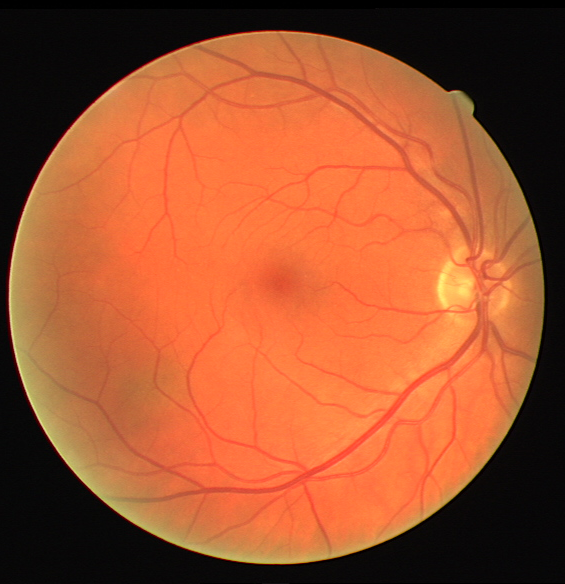
#> input picture data/x_train.tif, 565 x 584 px
$ python main.py
#> lines starting #> are read from the running program, lines starting #| are printed output that depends on the picture; after the words box and inside, x2 and y2 are one past the last pixel; in counts of white or black regions, pixels touching at a corner belong together
### image_io.py
from pathlib import Path
from typing import Tuple, Dict, List

import numpy as np
from matplotlib.image import imread, imsave


def load_images() -> Tuple[np.ndarray, np.ndarray, np.ndarray]:
    x_train = imread("data/x_train.tif")
#> x_train is the input picture: shape (584, 565, 3); mean R, G, B 161.3, 83.7, 47.8
    y_train = imread("data/y_train.gif").astype(bool)
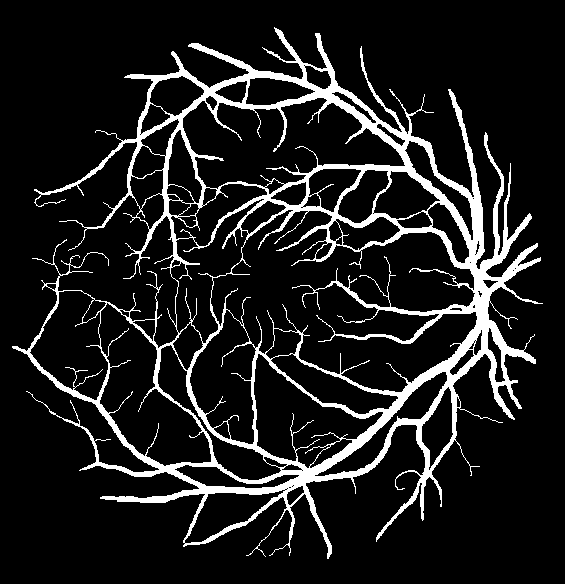
#> input picture data/y_train.gif, 565 x 584 px
#> y_train: shape (584, 565) bool; 11.6% white; 1 white region, box (x1, y1, x2, y2) and area: (12, 27, 543, 559) 38229
    x_test = imread("data/x_test.tif")
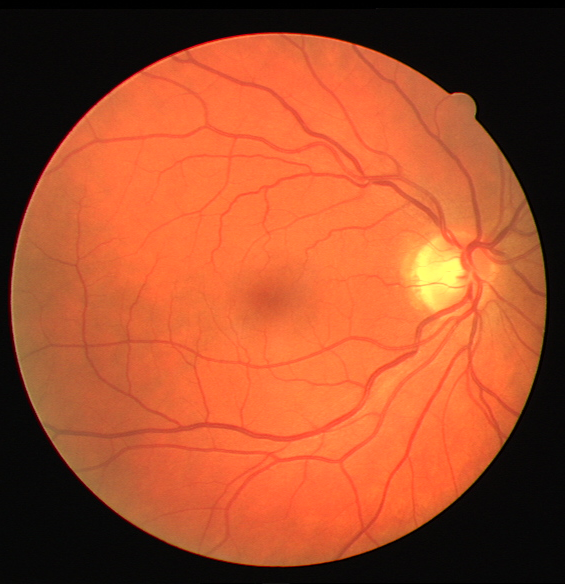
#> input picture data/x_test.tif, 565 x 584 px
#> x_test is the input picture: shape (584, 565, 3); mean R, G, B 163.5, 77.4, 43.3

    return x_train, y_train, x_test


def load_other_tests() -> List[np.ndarray]:
    return [imread(p.as_posix()) for p in Path("data/tests/").glob("*.tif")]


def save_images(mapping: Dict[str, np.ndarray]) -> None:
    for fn, im in mapping.items():
        imsave(fn, im, cmap='gray')

### retinal_segmenter.py
from __future__ import annotations

from dataclasses import dataclass

import cv2
import numpy as np
from skimage.filters.thresholding import threshold_otsu
from skimage.morphology import remove_small_objects
from sklearn.decomposition import PCA
from sklearn.metrics import f1_score
from sklearn.preprocessing import minmax_scale


@dataclass
class RetinalSegmenter:
    bg_blur_ks: int = 5
    bg_blur_sigma: float = 10.0
    bg_canny_min_scale: float = 1
    bg_canny_max_scale: float = 2
    bg_canny_dilate: int = 5
    mask_erode: int = 20
    vessel_blur_ks: int = 5
    vessel_blur_sigma: float = 1.3
    vessel_dilate_ks: int = 3
    remove_small_obj_min_area: int = 64
    clahe_clip_limit: int = 2
    clahe_ks: int = 9

    def __post_init__(self):
        """ Correct datatypes after initialization """
        self.bg_blur_ks = int(self.bg_blur_ks)
        self.bg_canny_dilate = int(self.bg_canny_dilate)
        self.mask_erode = int(self.mask_erode)
        self.vessel_blur_ks = int(self.vessel_blur_ks)
        self.vessel_dilate_ks = int(self.vessel_dilate_ks)
        self.remove_small_obj_min_area = int(self.remove_small_obj_min_area)
        self.clahe_clip_limit = int(self.clahe_clip_limit)
        self.clahe_ks = int(self.clahe_ks)

    def predict(self, x: np.ndarray) -> np.ndarray:
        mask = self.segment_background(x)
        return self.segment_vessels(x, mask)

    def score(self, y_pred: np.ndarray, y_true: np.ndarray) -> float:
        """ Returns the F1 Score between the pred and true image """
        return f1_score(y_pred.flatten(), y_true.flatten())

    def segment_background(self, x: np.ndarray) -> np.ndarray:
        """ Segment the background from the image through canny edge detection.

        Args:
            x: Input Retina Image

        Returns:
            A background mask with background as True
        """

        # Perform PCA to reduce dimensions to 1
        pca = PCA(1)
        shape = x.shape
#> shape = (584, 565, 3)
        x_pca = pca.fit_transform(x.reshape(-1, 3))
        x_mms = minmax_scale(x_pca, (0, 255)).reshape(shape[:-1])

        # Reduce high intensity noise
        x_blur = cv2.GaussianBlur(x_mms, (self.bg_blur_ks, self.bg_blur_ks), self.bg_blur_sigma)

        # Perform Canny Edge Detection
        # We'll automatically set the canny thresholds via otsu's method
        canny_lower, canny_upper = (o := threshold_otsu(x_blur)) * 0.5, o
#> canny_lower = 50.57; canny_upper = 101.1

        x_canny = cv2.Canny(x_blur.astype(np.uint8), canny_lower, canny_upper)
#> x_canny: shape (584, 565); 0.84% white in thin lines or dots, all inside (x1, y1, x2, y2) = (7, 30, 545, 564)

        # Canny may not create a perfect loop
        x_canny_dil = cv2.dilate(
            x_canny,
            cv2.getStructuringElement(cv2.MORPH_ELLIPSE,
                                      (self.bg_canny_dilate, self.bg_canny_dilate))
        )
#> x_canny_dil: shape (584, 565); 3.8% white; 6 white regions

        # We'll extract the contours from the canny
        contours, _ = cv2.findContours(x_canny_dil, cv2.RETR_TREE, cv2.CHAIN_APPROX_TC89_L1)
#> contours = 73 contours, 66 with area under 20; largest, box (x1, y1, x2, y2) and area: (5, 28, 547, 566) 229196, (9, 32, 543, 562) 221790, (403, 162, 474, 265) 1176, (304, 77, 404, 158) 1094, (436, 300, 482, 370) 686, (483, 266, 515, 285) 222, (472, 240, 487, 265) 123

        # Find the biggest contour
        contour_max = max(contours, key=cv2.contourArea)
#> contour_max = contour of 306 points, box (x1, y1, x2, y2) (5, 28, 547, 566), area 229196

        mask = cv2.drawContours(
            np.zeros_like(x[..., 0]),
            [contour_max], -1, 1,
            thickness=cv2.FILLED
        ).astype(bool)
#> mask: shape (584, 565) bool; 69.7% white; 1 black region, box (x1, y1, x2, y2) and area: (0, 0, 565, 584) 99980
        return mask

    def segment_vessels(self, x: np.ndarray, mask: np.ndarray) -> np.ndarray:
        """ Segment the vessels out of the retina.

        Args:
            x: Input Retina Image
            mask: Background mask

        Returns:
            Segmented Vessels
        """

        # While ridge filters can handle varying neighbourhood contrasts, still isn't perfect.
        # I found that the light spot on the Optic Nerve is susceptible to being mistaken by a vessel
        # We can improve the contrast of the image via CLAHE, which only works on 1 dimension.
        # Instead of using PCA, we use CLAHE on the brightness dimension after we convert RGB to LAB
        lab = cv2.cvtColor(x, cv2.COLOR_RGB2LAB)
#> lab: shape (584, 565, 3); mean of channels 0, 1, 2 110.9, 155.2, 160.9
        lab_planes = list(cv2.split(lab))
#> lab_planes = 3 items
        clahe = cv2.createCLAHE(clipLimit=self.clahe_clip_limit, tileGridSize=(self.clahe_ks, self.clahe_ks))
        lab_planes[0] = clahe.apply(lab_planes[0])
        lab = cv2.merge(lab_planes)
#> lab: shape (584, 565, 3); mean of channels 0, 1, 2 113, 155.2, 160.9
        x_clahe = cv2.cvtColor(lab, cv2.COLOR_LAB2RGB)

        # We blur again as ridge filters are susceptible to edges due to noise
        x_blur = cv2.GaussianBlur(x_clahe, (self.vessel_blur_ks, self.vessel_blur_ks), self.vessel_blur_sigma)
#> x_blur: shape (584, 565, 3)

        # Apply the ridge filter
        ridge_filter = cv2.ximgproc.RidgeDetectionFilter_create()
        x_ridge = ridge_filter.getRidgeFilteredImage(x_blur)

        # Erode to ensure that all edge ridges due to foreground/background are removed
        mask_eroded = cv2.erode(mask.astype(np.uint8), np.ones((self.mask_erode, self.mask_erode)))
#> mask_eroded: shape (584, 565); values 0 (black) and 1 (white), 63.6% white; 1 black region, box (x1, y1, x2, y2) and area: (0, 0, 565, 584) 120148
        x_masked = x_ridge * mask_eroded

        # Yield high derivatives automatically using Otsu
        x_thresh = (x_masked > threshold_otsu(x_masked)).astype(np.uint8)
#> x_thresh: shape (584, 565); values 0 (black) and 1 (white), 8% white; 403 white regions (377 under 20 px), largest, box (x1, y1, x2, y2) and area: (21, 38, 534, 557) 23183, (413, 267, 466, 306) 313, (378, 483, 419, 534) 171

        # There are some broken vessel paths, we attempt to reconnect close ones by dilating with a circle kernel
        x_dilate = cv2.morphologyEx(
            x_thresh.astype(np.uint8), cv2.MORPH_DILATE,
            cv2.getStructuringElement(cv2.MORPH_ELLIPSE, (self.vessel_dilate_ks, self.vessel_dilate_ks))
        )
#> x_dilate: shape (584, 565); values 0 (black) and 1 (white), 13.3% white; 314 white regions (241 under 20 px), largest, box (x1, y1, x2, y2) and area: (20, 37, 535, 558) 39068, (263, 46, 296, 65) 135, (45, 405, 72, 425) 107

        # Those paths that still fail to connect, we'll assume they are not a vessel unless huge.
        x_rso = remove_small_objects(x_dilate.astype(bool), self.remove_small_obj_min_area)
#> x_rso: shape (584, 565) bool; 12% white; 8 white regions, largest, box (x1, y1, x2, y2) and area: (20, 37, 535, 558) 38852, (263, 46, 296, 65) 135, (45, 405, 72, 425) 107

        return x_rso

### main.py
import sys
from pathlib import Path

import matplotlib.pyplot as plt
from sklearn.metrics import recall_score, accuracy_score

from image_io import load_images, save_images, load_other_tests
from retinal_segmenter import RetinalSegmenter

if __name__ == '__main__':

    output_folder = Path(sys.argv[-1] if len(sys.argv) > 1 else "preds")
    output_folder.mkdir(parents=True, exist_ok=True)

    print(f"Prediction Outputs at {output_folder}/ directory")

    TRAIN_PREDICT_PATH = f'{output_folder}/y_pred_train.tiff'
    TRAIN_PREDICT_PATH_GIF = f'{output_folder}/y_pred_train.gif'  # For GitHub Markdown display
    TEST_PREDICT_PATH = f'{output_folder}/y_pred_test.tiff'
    OTHER_TEST_PREDICT_PATH = f'{output_folder}/other_tests.png'

    x_train, y_train, x_test = load_images()
    seg = RetinalSegmenter()
    y_pred_train = seg.predict(x_train)
    y_pred_test = seg.predict(x_test)
#> in segment_background (call 2), `x_canny = cv2.Canny(x_blur.astype(np.uint8), canny_lower, canny_upper)`: x_canny: shape (584, 565); 0.64% white in thin lines or dots, all inside (x1, y1, x2, y2) = (9, 32, 546, 567)
#> in segment_background (call 2), `x_canny_dil = cv2.dilate( x_canny, cv2.getStructuringElement(cv2.MORPH..`: x_canny_dil: shape (584, 565); 2.9% white; 3 white regions
#> in segment_background (call 2), `contours, _ = cv2.findContours(x_canny_dil, cv2.RETR_TREE, cv2.CHAIN_A..`: contours = 4 contours; box (x1, y1, x2, y2) and area: (7, 30, 548, 569) 229378, (11, 34, 544, 565) 221966, (371, 181, 442, 233) 400, (455, 254, 468, 280) 144
#> in segment_background (call 2), `mask = cv2.drawContours( np.zeros_like(x[..., 0]), [contour_max], -1, ..`: mask: shape (584, 565) bool; 69.8% white; 1 black region, box (x1, y1, x2, y2) and area: (0, 0, 565, 584) 99801
#> in segment_vessels (call 2), `lab = cv2.cvtColor(x, cv2.COLOR_RGB2LAB)`: lab: shape (584, 565, 3); mean of channels 0, 1, 2 108.2, 158.9, 162.1
#> in segment_vessels (call 2), `lab = cv2.merge(lab_planes)`: lab: shape (584, 565, 3); mean of channels 0, 1, 2 111.4, 158.9, 162.1
#> in segment_vessels (call 2), `mask_eroded = cv2.erode(mask.astype(np.uint8), np.ones((self.mask_erod..`: mask_eroded: shape (584, 565); values 0 (black) and 1 (white), 63.6% white; 1 black region, box (x1, y1, x2, y2) and area: (0, 0, 565, 584) 119968
#> in segment_vessels (call 2), `x_thresh = (x_masked > threshold_otsu(x_masked)).astype(np.uint8)`: x_thresh: shape (584, 565); values 0 (black) and 1 (white), 8.2% white; 466 white regions (442 under 20 px), largest, box (x1, y1, x2, y2) and area: (25, 40, 539, 551) 24197, (198, 290, 235, 345) 136, (508, 336, 525, 363) 60
#> in segment_vessels (call 2), `x_dilate = cv2.morphologyEx( x_thresh.astype(np.uint8), cv2.MORPH_DILA..`: x_dilate: shape (584, 565); values 0 (black) and 1 (white), 13.8% white; 383 white regions (294 under 20 px), largest, box (x1, y1, x2, y2) and area: (24, 39, 540, 552) 39611, (305, 314, 318, 338) 88, (150, 296, 158, 321) 78
#> in segment_vessels (call 2), `x_rso = remove_small_objects(x_dilate.astype(bool), self.remove_small_..`: x_rso: shape (584, 565) bool; 12.1% white; 6 white regions, box (x1, y1, x2, y2) and area: (24, 39, 540, 552) 39451, (305, 314, 318, 338) 88, (150, 296, 158, 321) 78, (508, 371, 522, 386) 69, (134, 148, 143, 167) 67, (283, 501, 292, 521) 67

    train_score = seg.score(y_pred_train, y_train)
#> train_score = 0.801

    print("Evaluating Train Accuracy of Training Sample ...")

    print("======== Statistics ========")

    print(f"F1 Score: {train_score:.2%}")
#| F1 Score: 80.06%
    print(f"Sensitivity/Recall: {recall_score(y_pred_train.flatten(), y_train.flatten()):.2%}")
#| Sensitivity/Recall: 78.75%
    print(f"Accuracy: {accuracy_score(y_pred_train.flatten(), y_train.flatten()):.2%}")
#| Accuracy: 95.30%

    print("============================")

    print(f"Saving Prediction of Training Sample in {TRAIN_PREDICT_PATH} ...")
    print(f"Saving Prediction of Testing Sample in {TEST_PREDICT_PATH} ...")

    save_images({
        TRAIN_PREDICT_PATH: y_pred_train,
        TRAIN_PREDICT_PATH_GIF: y_pred_train,
        TEST_PREDICT_PATH: y_pred_test
    })
#> the loop in save_images, `for fn, im in mapping.items():` made 3 passes

    print("Predicting other test samples as a collage")
    # Here, we create a collage of the other tests and their results
    x_tests = load_other_tests()
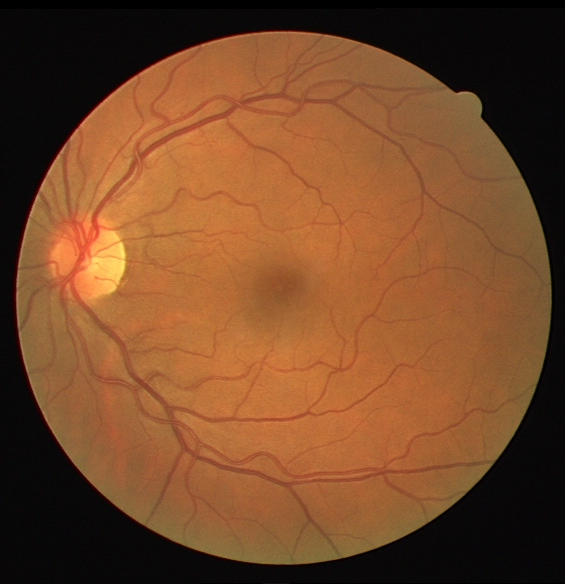
#> input picture data/tests/retina (1).tif, 565 x 584 px
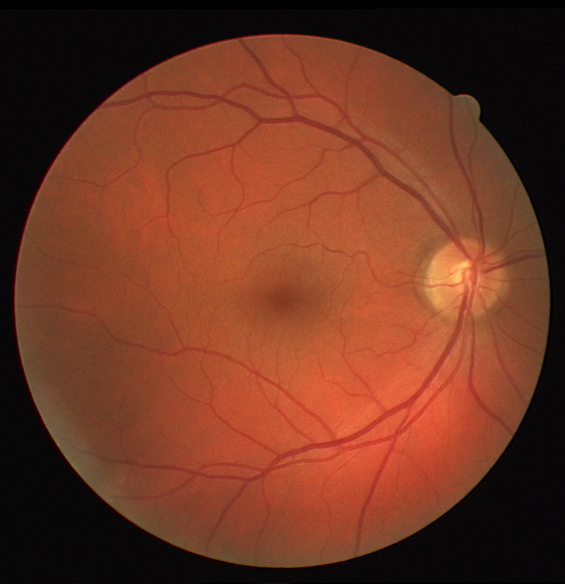
#> input picture data/tests/retina (10).tif, 565 x 584 px
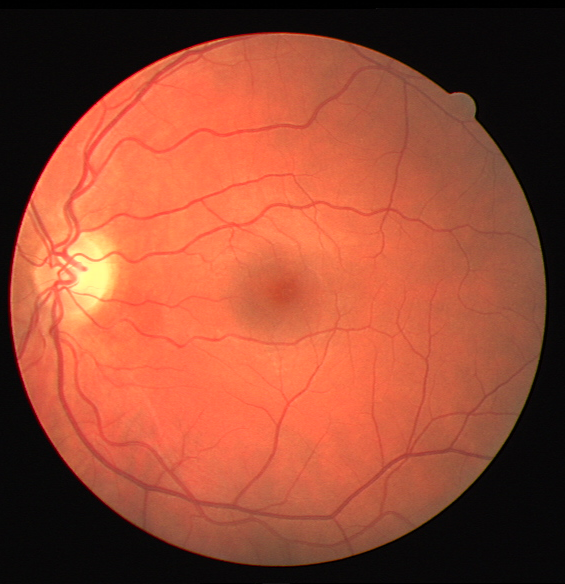
#> input picture data/tests/retina (11).tif, 565 x 584 px
#> x_tests = 3 items
    y_pred_tests = [seg.predict(x) for x in x_tests]
#> in segment_background (call 3), `x_mms = minmax_scale(x_pca, (0, 255)).reshape(shape[:-1])`:
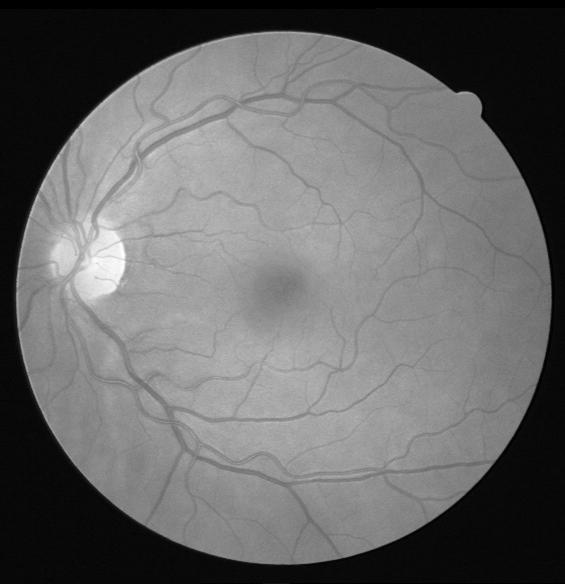
#> x_mms: shape (584, 565) float64; min 0, max 255, mean 104
#> in segment_background (call 3), `canny_lower, canny_upper = (o := threshold_otsu(x_blur)) * 0.5, o`: canny_lower = 39.19; canny_upper = 78.38
#> in segment_background (call 3), `x_canny = cv2.Canny(x_blur.astype(np.uint8), canny_lower, canny_upper)`: x_canny: shape (584, 565); 1% white in thin lines or dots, all inside (x1, y1, x2, y2) = (15, 30, 552, 565)
#> in segment_background (call 3), `x_canny_dil = cv2.dilate( x_canny, cv2.getStructuringElement(cv2.MORPH..`: x_canny_dil: shape (584, 565); 4.8% white; 5 white regions
#> in segment_background (call 3), `contours, _ = cv2.findContours(x_canny_dil, cv2.RETR_TREE, cv2.CHAIN_A..`: contours = 61 contours, 51 with area under 20; largest, box (x1, y1, x2, y2) and area: (13, 28, 554, 567) 229200, (17, 32, 550, 563) 221784, (46, 154, 241, 434) 4669, (140, 103, 242, 164) 1148, (195, 451, 295, 484) 410
#> in segment_background (call 3), `contour_max = max(contours, key=cv2.contourArea)`: contour_max = contour of 322 points, box (x1, y1, x2, y2) (13, 28, 554, 567), area 229200
#> in segment_background (call 3), `mask = cv2.drawContours( np.zeros_like(x[..., 0]), [contour_max], -1, ..`: mask: shape (584, 565) bool; 69.7% white; 1 black region
#> in predict, x is the input picture: shape (584, 565, 3); mean R, G, B 117.9, 72.7, 40.9
#> in segment_vessels (call 3), `lab = cv2.cvtColor(x, cv2.COLOR_RGB2LAB)`: lab: shape (584, 565, 3); mean of channels 0, 1, 2 88.9, 143.2, 153.1
#> in segment_vessels (call 3), `lab = cv2.merge(lab_planes)`: lab: shape (584, 565, 3); mean of channels 0, 1, 2 95.7, 143.2, 153.1
#> in segment_vessels (call 3), `x_ridge = ridge_filter.getRidgeFilteredImage(x_blur)`:
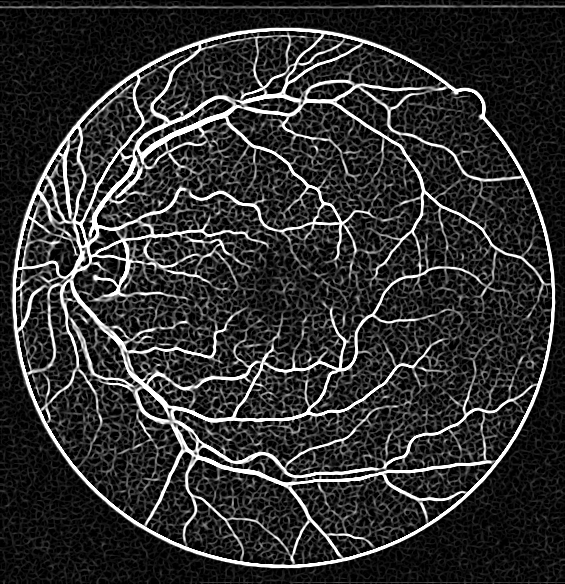
#> x_ridge: shape (584, 565); min 0, max 255, mean 47.7
#> in segment_background (call 4), `contours, _ = cv2.findContours(x_canny_dil, cv2.RETR_TREE, cv2.CHAIN_A..`: contours = 125 contours, 117 with area under 20; largest, box (x1, y1, x2, y2) and area: (11, 31, 552, 570) 229072, (15, 35, 548, 566) 221686, (274, 110, 508, 465) 7272, (429, 244, 467, 283) 814, (392, 377, 451, 448) 697, (484, 291, 500, 313) 122, (463, 270, 469, 282) 36, (348, 139, 358, 145) 21
#> in segment_background (call 5), `contours, _ = cv2.findContours(x_canny_dil, cv2.RETR_TREE, cv2.CHAIN_A..`: contours = 12 contours, 7 with area under 20; largest, box (x1, y1, x2, y2) and area: (7, 30, 548, 568) 229252, (11, 34, 544, 564) 220805, (55, 230, 92, 286) 426, (45, 321, 60, 398) 348, (69, 182, 96, 225) 236
#> y_pred_tests = 3 items
    fig, axs = plt.subplots(10, 6, sharex=True, sharey=True, figsize=(9, 15))
    for ax, y in zip(axs.flatten(), [i for j in zip(x_tests, y_pred_tests) for i in j]):
        ax.axis('off')
        ax.imshow(y, cmap='gray')
#> this loop made 6 passes

    print(f"Saving Prediction of Other Test Samples in {OTHER_TEST_PREDICT_PATH} ...")
    fig.tight_layout()
    fig.savefig(OTHER_TEST_PREDICT_PATH)
